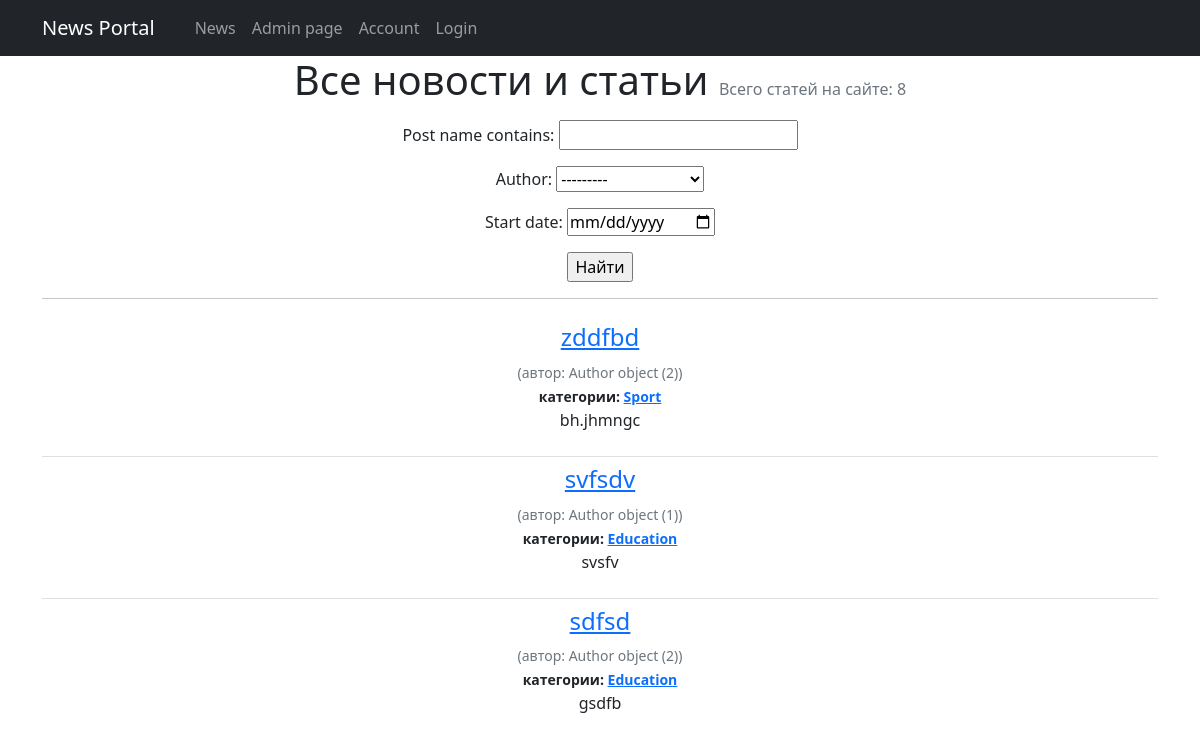
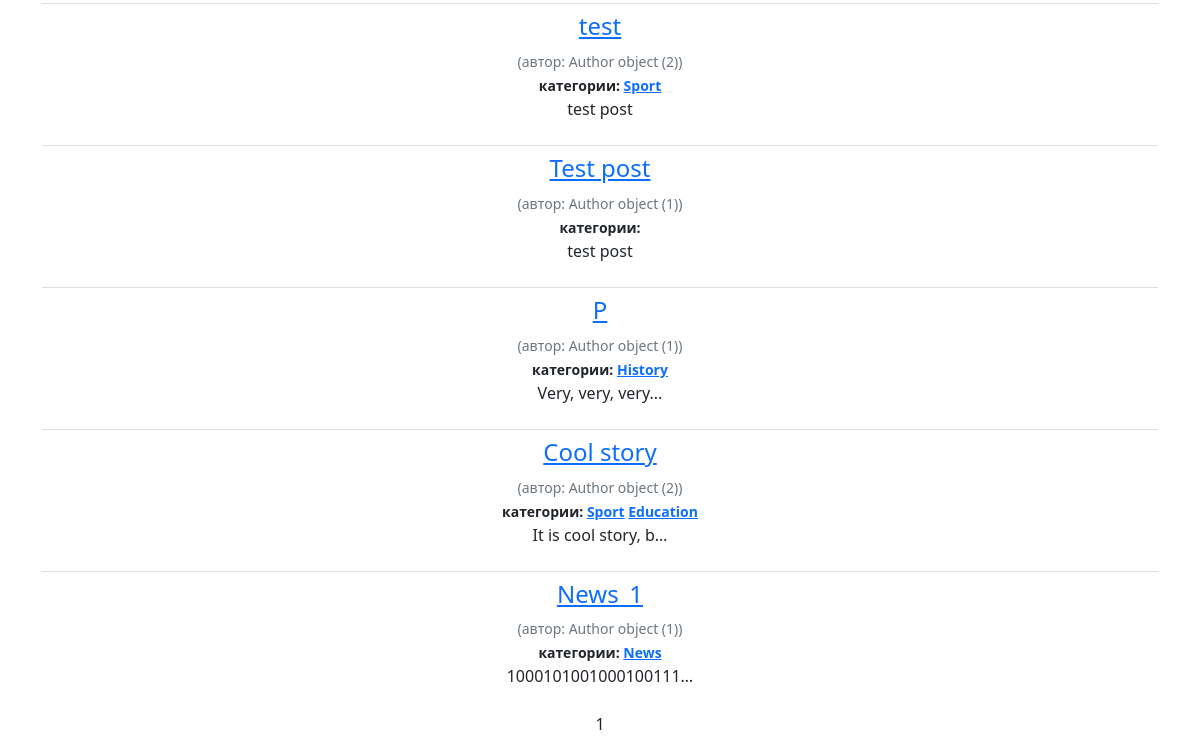
Before: /news/ with the older database file (2 pictures, top to bottom).
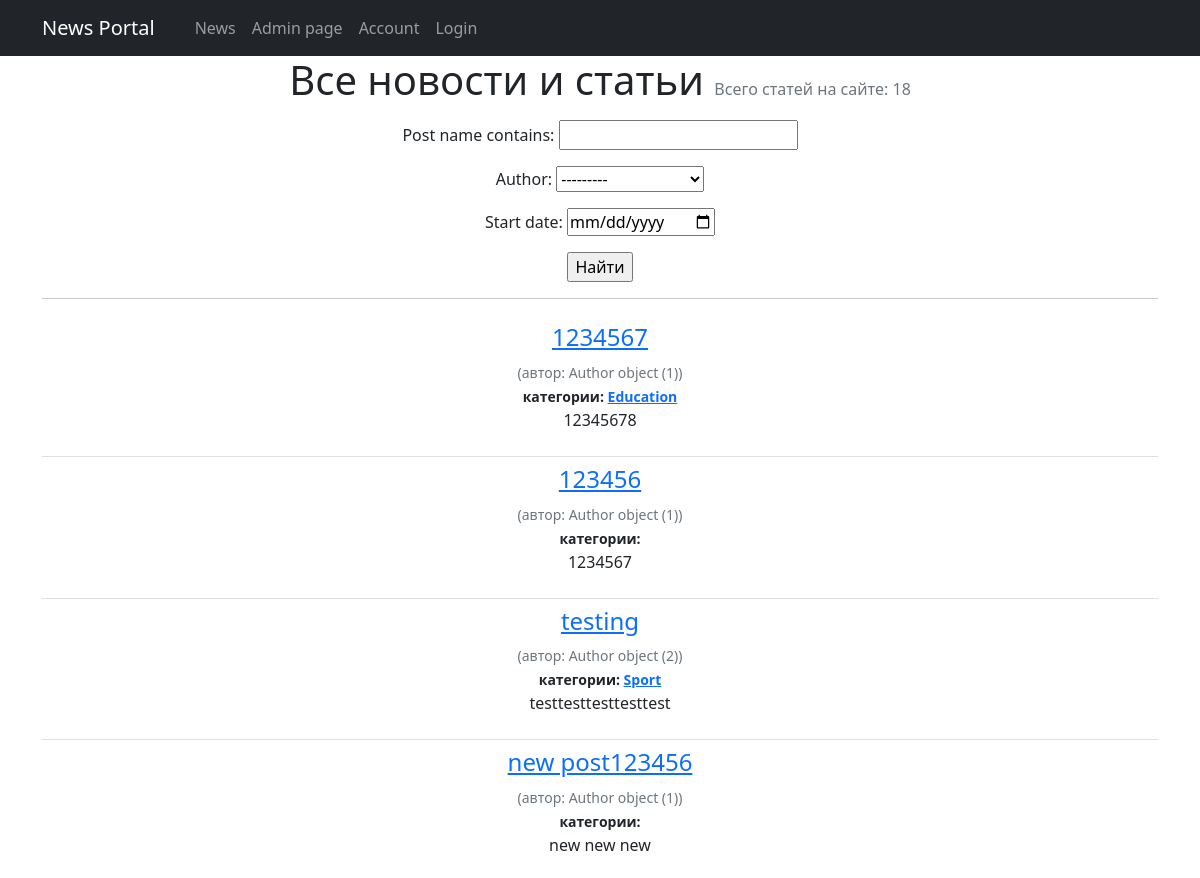
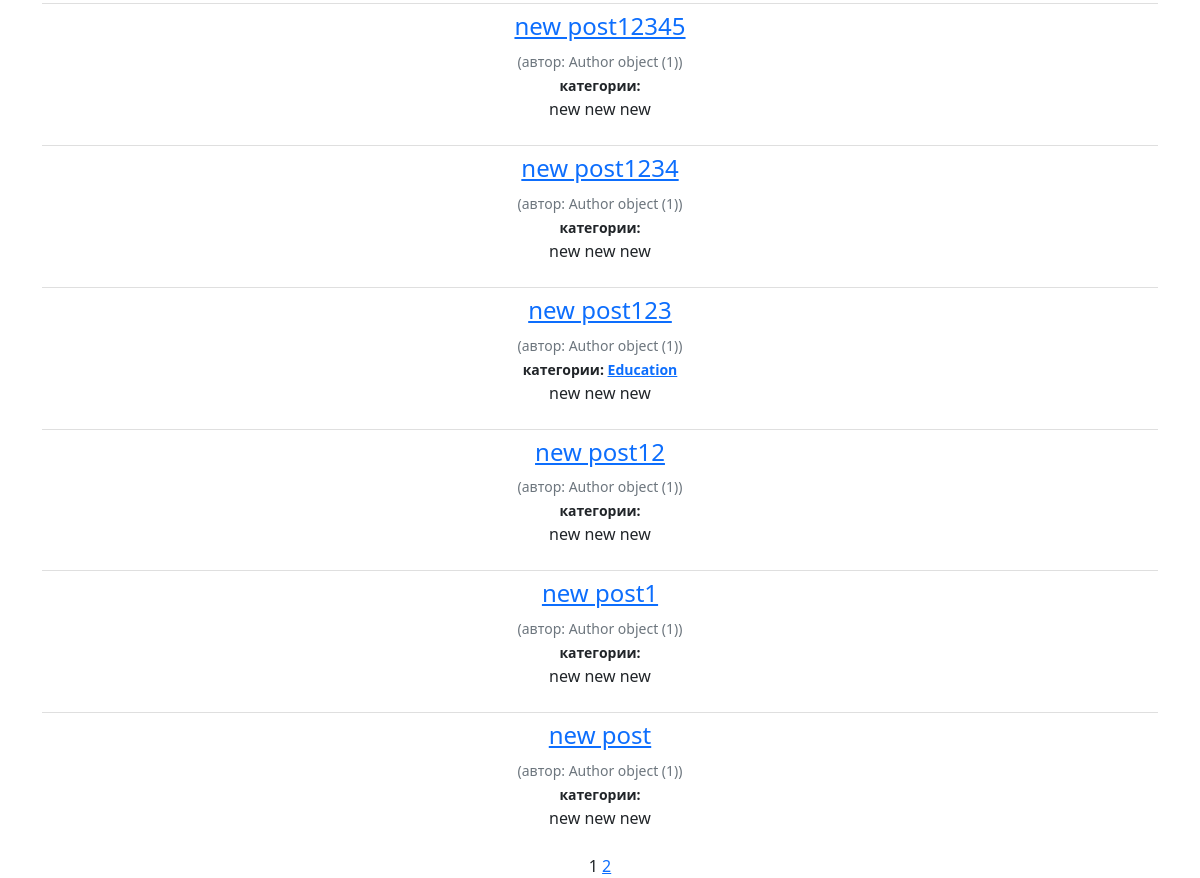
After: the same page with the newer database file (2 pictures, top to bottom).
### News/models.py (models this page shows, shortened)
class Post(models.Model):
    author = models.ForeignKey(Author, on_delete=models.CASCADE)
    article = 'article'
    news = 'news'
    type = [
        (article, 'article'),
        (news, 'news')
    ]
    type_post = models.CharField(choices=type, max_length=7, default=article)
    publication_date = models.DateTimeField(auto_now_add=True)
    category = models.ManyToManyField(Category, through='PostCategory')
    post_name = models.CharField(max_length=30, unique=True)
    post_text = models.TextField()
    rating = models.IntegerField(default=0, null=True)

class Author(models.Model):
    user = models.OneToOneField(User, on_delete=models.CASCADE)
    _rating = models.IntegerField(default=0)

class Category(models.Model):
    category = models.CharField(max_length=255, unique=True)
    subscribers = models.ManyToManyField(User, related_name='categories')
    def __str__(self):
        return self.category.title()

### News/views.py (the view, shortened to what this page needs)
# urls.py: path('', cache_page(60 * 10)(PostList.as_view()), name='post_list'),
class PostList(ListView):
    model = Post
    ordering = '-publication_date'
    template_name = 'posts.html'
    context_object_name = 'posts'
    paginate_by = 10
    def get_queryset(self):
        queryset = super().get_queryset()
        self.filterset = PostFilter(self.request.GET, queryset)
        return self.filterset.qs
    def get_context_data(self, **kwargs):
        context = super().get_context_data(**kwargs)
        context['filterset'] = self.filterset
        return context

### News/templatetags/custom_filters.py (called while the page is built)
@register.filter()
def censor(value):
    for word in CENSOR_WORDS:
        value = value.replace(word, '*' * len(word))
    return value

### templates/posts.html (shortened to what this page needs)
{% extends 'flatpages/default.html' %}
{% load custom_tags %}
{% load custom_filters %}
{% block content %}
    <h1 class="text-center">Все новости и статьи <span class="text-muted fs-6 fw-normal"> Всего статей на сайте: {{ page_obj.paginator.count }}</span></h1>
        <p class="text-center">
            <form action="" method="get">
                {{ filterset.form.as_p }}
                <input type="submit" value="Найти" />
            </form>
    <hr>
<ul class="list-group list-group-flush">
    {% if posts %}
        {% for post in posts %}
           <li class="list-group-item">
                <h4><a href="/news/{{post.pk}}">{{ post.post_name }}</a></h4>
                <small class="text-muted">(автор: {{post.author}})</small> <br>
                <small class="fw-bold"  >категории:
                    {% for category in post.category.all %}
                        <a href="{% url 'category_list' category.id %}">{{ category }}</a>
                    {% endfor %}
                </small>
                <p>{{ post.post_text|truncatechars:20|censor }}</p>
            </li>
        {% endfor %}
    {% else %}
        <h2>Статей нет</h2>
    {% endif %}
</ul>
    {{ page_obj.number }}
    {% if page_obj.has_next %}
       <a href="?page={{ page_obj.next_page_number }}">{{ page_obj.next_page_number }}</a>
    {% endif %}
{% endblock content %}

Changed rows visible on the page:
no longer on this page (row unchanged): Post: post_name "zddfbd", author "Author object (2)", post_text|censor "bh.jhmngc", Category (category "Sport")
no longer on this page (row unchanged): Post: post_name "svfsdv", author "Author object (1)", post_text|censor "svsfv", Category (category "Education")
no longer on this page (row unchanged): Post: post_name "sdfsd", author "Author object (2)", post_text|censor "gsdfb", Category (category "Education")
no longer on this page (row unchanged): Post: post_name "test", author "Author object (2)", post_text|censor "test post", Category (category "Sport")
no longer on this page (row unchanged): Post: post_name "Test post", author "Author object (1)", post_text|censor "test post"
no longer on this page (row unchanged): Post: post_name "P", author "Author object (1)", post_text|censor "Very, very, very..."
no longer on this page (row unchanged): Category: category "History", shown under "P"
no longer on this page (row unchanged): Post: post_name "Cool story", author "Author object (2)", post_text|censor "It is cool story, b…", Category (category "Sport"), Category (category "Education")
no longer on this page (row unchanged): Post: post_name "News_1", author "Author object (1)", post_text|censor "1000101001000100111…"
no longer on this page (row unchanged): Category: category "News", shown under "News_1"
added Post: post_name "1234567", author "Author object (1)", post_text|censor "12345678", Category (category "Education")
added Post: post_name "123456", author "Author object (1)", post_text|censor "1234567"
added Post: post_name "testing", author "Author object (2)", post_text|censor "testtesttesttesttest", Category (category "Sport")
added Post: post_name "new post123456", author "Author object (1)", post_text|censor "new new new"
added Post: post_name "new post12345", author "Author object (1)", post_text|censor "new new new"
added Post: post_name "new post1234", author "Author object (1)", post_text|censor "new new new"
added Post: post_name "new post123", author "Author object (1)", post_text|censor "new new new", Category (category "Education")
added Post: post_name "new post12", author "Author object (1)", post_text|censor "new new new"
added Post: post_name "new post1", author "Author object (1)", post_text|censor "new new new"
added Post: post_name "new post", author "Author object (1)", post_text|censor "new new new"
Other visible differences:
{{ page_obj.paginator.count }}: "8" → "18"
{{ page_obj.next_page_number }}: (not shown) → "2"
